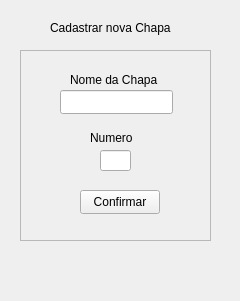
<?xml version="1.0" encoding="UTF-8"?>
<ui version="4.0">
 <class>Form</class>
 <widget class="QWidget" name="Form">
  <property name="geometry">
   <rect>
    <x>0</x>
    <y>0</y>
    <width>240</width>
    <height>301</height>
   </rect>
  </property>
  <property name="windowTitle">
   <string>Form</string>
  </property>
  <widget class="QFrame" name="FrameCadasChapa">
   <property name="geometry">
    <rect>
     <x>20</x>
     <y>50</y>
     <width>191</width>
     <height>191</height>
    </rect>
   </property>
   <property name="frameShape">
    <enum>QFrame::StyledPanel</enum>
   </property>
   <property name="frameShadow">
    <enum>QFrame::Raised</enum>
   </property>
   <widget class="QLabel" name="LabelSenhaCoord">
    <property name="geometry">
     <rect>
      <x>50</x>
      <y>20</y>
      <width>111</width>
      <height>20</height>
     </rect>
    </property>
    <property name="text">
     <string>Nome da Chapa</string>
    </property>
   </widget>
   <widget class="QLabel" name="LabelNumChapa">
    <property name="geometry">
     <rect>
      <x>70</x>
      <y>80</y>
      <width>58</width>
      <height>16</height>
     </rect>
    </property>
    <property name="text">
     <string>Numero</string>
    </property>
   </widget>
   <widget class="QLineEdit" name="TextNameChap">
    <property name="geometry">
     <rect>
      <x>40</x>
      <y>40</y>
      <width>113</width>
      <height>24</height>
     </rect>
    </property>
   </widget>
   <widget class="QLineEdit" name="TextNumChap">
    <property name="geometry">
     <rect>
      <x>80</x>
      <y>100</y>
      <width>31</width>
      <height>21</height>
     </rect>
    </property>
   </widget>
   <widget class="QPushButton" name="BotaConfirmCad">
    <property name="geometry">
     <rect>
      <x>60</x>
      <y>140</y>
      <width>80</width>
      <height>24</height>
     </rect>
    </property>
    <property name="text">
     <string>Confirmar</string>
    </property>
   </widget>
  </widget>
  <widget class="QLabel" name="TextCadast">
   <property name="geometry">
    <rect>
     <x>50</x>
     <y>20</y>
     <width>131</width>
     <height>16</height>
    </rect>
   </property>
   <property name="text">
    <string>Cadastrar nova Chapa</string>
   </property>
  </widget>
 </widget>
 <resources/>
 <connections/>
</ui>
